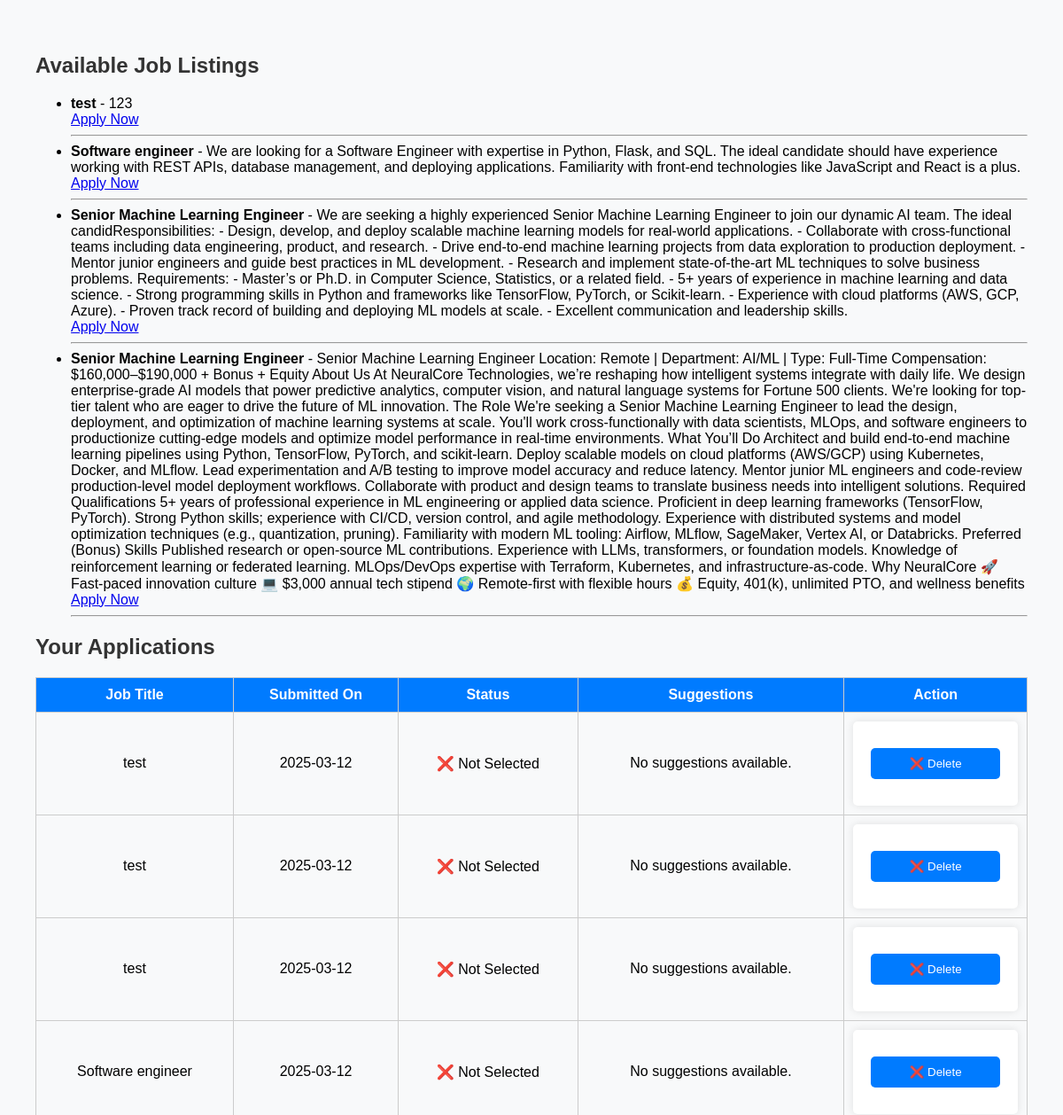
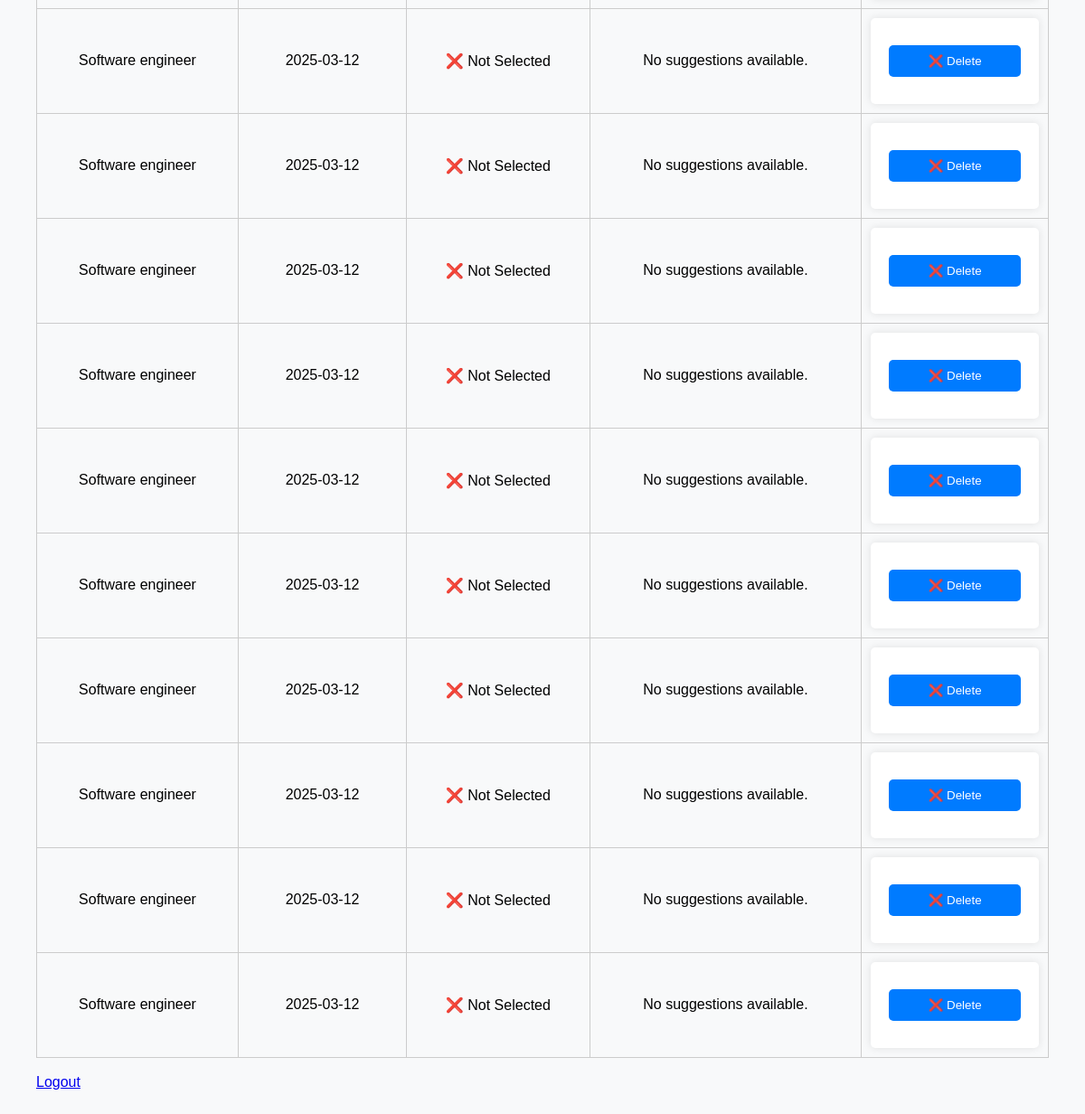
The page /dashboard (signed in) on the database its author committed (2 pictures, top to bottom).
### models.py (models this page shows)
class Job(db.Model):
    id = db.Column(db.Integer, primary_key=True)
    title = db.Column(db.String(200), nullable=False)
    description = db.Column(db.Text, nullable=False)

class Resume(db.Model):
    id = db.Column(db.Integer, primary_key=True)
    user_id = db.Column(db.Integer, db.ForeignKey('user.id'), nullable=False)
    job_id = db.Column(db.Integer, db.ForeignKey('job.id'), nullable=False)  #  Fix: Add Foreign Key for Job
    match_score = db.Column(db.Float, nullable=False)
    suggestions = db.Column(db.Text, nullable=True)
    submitted_at = db.Column(db.DateTime, nullable=False)
    user = db.relationship('User', backref='resumes')  #  Relationship with User
    job = db.relationship('Job', backref='resumes')    #  Relationship with Job

### app.py (the view)
@app.route('/dashboard')
@login_required
def dashboard():
    jobs = Job.query.all()
    if current_user.role == "employer":
        return render_template('dashboard_employer.html', jobs=jobs)
    applications = Resume.query.filter_by(user_id=current_user.id).all()
    return render_template('dashboard_applicant.html', jobs=jobs, applications=applications)

### app.py (called while the page is built)
@login_manager.user_loader
def load_user(user_id):
    return User.query.get(int(user_id))

### templates/dashboard_applicant.html (shortened to what this page needs)
<!DOCTYPE html>
<html lang="en">
<head>
    <link rel="stylesheet" type="text/css" href="{{ url_for('static', filename='styles.css') }}">
</head>
<body>
    <h2>Available Job Listings</h2>
    {% if jobs %}
        <ul>
            {% for job in jobs %}
            <li>
                <strong>{{ job.title }}</strong> - {{ job.description }}
                <br>
                <a href="{{ url_for('upload_resume_page', job_id=job.id) }}">Apply Now</a>
            </li>
            <hr>
            {% endfor %}
        </ul>
    {% else %}
        <p>No job postings available.</p>
    {% endif %}
    <h2>Your Applications</h2>
    {% if applications %}
        <table>
            <thead>
                <tr>
                    <th>Job Title</th>
                    <th>Submitted On</th>
                    <th>Status</th>
                    <th>Suggestions</th>
                    <th>Action</th>
            </thead>
            <tbody>
                {% for app in applications %}
                <tr>
                    <td>{{ app.job.title }}</td>
                    <td>{{ app.submitted_at.strftime('%Y-%m-%d') }}</td>
                    <td>
                        {% if app.match_score >= 75 %}
                            ✅ Shortlisted for Interview
                        {% else %}
                            ❌ Not Selected
                        {% endif %}
                    </td>
                    <td>
                        {% if app.suggestions %}
                            <details>
                                <summary>View Suggestions</summary>
                                <ul>
                                    {% for suggestion in app.suggestions.split('\n') %}
                                        <li>{{ suggestion }}</li>
                                    {% endfor %}
                                </ul>
                            </details>
                        {% else %}
                            No suggestions available.
                        {% endif %}
                    </td>
                    <td>
                        <form action="{{ url_for('delete_resume', resume_id=app.id) }}" method="POST" onsubmit="return confirm('Are you sure you want to delete this resume?');">
                            <button type="submit" class="delete-btn">❌ Delete</button>
                        </form>
                    </td>
                </tr>
                {% endfor %}
            </tbody>
        </table>
    {% else %}
        <p>You haven't applied for any jobs yet.</p>
    {% endif %}
    <br>
    <a href="{{ url_for('logout') }}">Logout</a>
</body>
</html>

### static/styles.css (style rules this page uses)
body { font-family: Arial, sans-serif; margin: 20px; padding: 20px; background-color: #f8f9fa; }
h2 { color: #333; }
form { background: white; padding: 20px; border-radius: 5px; box-shadow: 0 0 10px rgba(0, 0, 0, 0.1); max-width: 400px; margin: auto; }
input, select, button { width: 100%; padding: 10px; margin: 10px 0; border: 1px solid #ccc; border-radius: 5px; }
button { background-color: #007bff; color: white; border: none; cursor: pointer; }
table { width: 100%; border-collapse: collapse; margin-top: 20px; }
th, td { padding: 10px; border: 1px solid #ccc; text-align: center; }
th { background-color: #007bff; color: white; }

### rows shown on the page
Job: title "test", description "123"
Job: title "Software engineer", description "We are looking for a Software Engineer with expertise in Python, Flask, and SQL. The ideal candidate should have experience working with REST APIs, database management, and deploying applications. Familiarity with front-end technologies like JavaScript and React is a plus."
Job: title "Senior Machine Learning Engineer", description "We are seeking a highly experienced Senior Machine Learning Engineer to join our dynamic AI team. The ideal candidResponsibilities: - Design, develop, and deploy scalable machine learning models for real-world applications. - Collaborate with cross-functional teams including data engineering, product, and research. - Drive end-to-end machine learning projects from data exploration to production deployment. - Mentor junior engineers and guide best practices in ML development. - Research and implement state-of-the-art ML techniques to solve business problems. Requirements: - Master’s or Ph.D. in Computer Science, Statistics, or a related field. - 5+ years of experience in machine learning and…"
Job: title "Senior Machine Learning Engineer", description "Senior Machine Learning Engineer Location: Remote | Department: AI/ML | Type: Full-Time Compensation: $160,000–$190,000 + Bonus + Equity About Us At NeuralCore Technologies, we’re reshaping how intelligent systems integrate with daily life. We design enterprise-grade AI models that power predictive analytics, computer vision, and natural language systems for Fortune 500 clients. We're looking for top-tier talent who are eager to drive the future of ML innovation. The Role We're seeking a Senior Machine Learning Engineer to lead the design, deployment, and optimization of machine learning systems at scale. You'll work cross-functionally with data scientists, MLOps, and software engineers to…"
Resume: job "test", submitted_at "2025-03-12", match_score "❌ Not Selected", shows "No suggestions available."
Resume: job "test", submitted_at "2025-03-12", match_score "❌ Not Selected", shows "No suggestions available."
Resume: job "test", submitted_at "2025-03-12", match_score "❌ Not Selected", shows "No suggestions available."
Resume: job "Software engineer", submitted_at "2025-03-12", match_score "❌ Not Selected", shows "No suggestions available."
Resume: job "Software engineer", submitted_at "2025-03-12", match_score "❌ Not Selected", shows "No suggestions available."
Resume: job "Software engineer", submitted_at "2025-03-12", match_score "❌ Not Selected", shows "No suggestions available."
Resume: job "Software engineer", submitted_at "2025-03-12", match_score "❌ Not Selected", shows "No suggestions available."
Resume: job "Software engineer", submitted_at "2025-03-12", match_score "❌ Not Selected", shows "No suggestions available."
Resume: job "Software engineer", submitted_at "2025-03-12", match_score "❌ Not Selected", shows "No suggestions available."
Resume: job "Software engineer", submitted_at "2025-03-12", match_score "❌ Not Selected", shows "No suggestions available."
Resume: job "Software engineer", submitted_at "2025-03-12", match_score "❌ Not Selected", shows "No suggestions available."
Resume: job "Software engineer", submitted_at "2025-03-12", match_score "❌ Not Selected", shows "No suggestions available."
Resume: job "Software engineer", submitted_at "2025-03-12", match_score "❌ Not Selected", shows "No suggestions available."
Resume: job "Software engineer", submitted_at "2025-03-12", match_score "❌ Not Selected", shows "No suggestions available."
